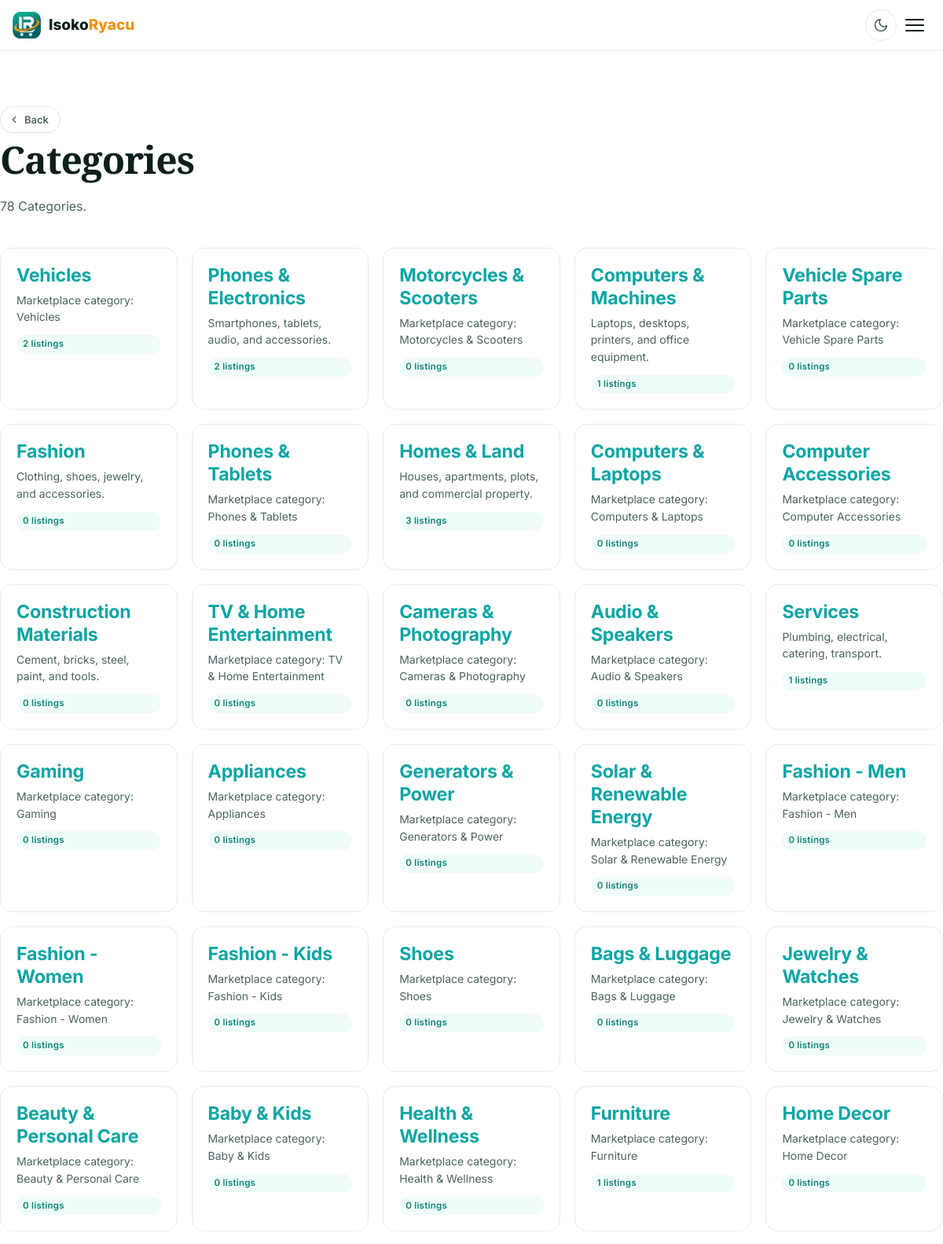
Page /pages/categories.php (upper part) on the committed database.
### tables this page shows
CREATE TABLE categories (
    id              INT UNSIGNED AUTO_INCREMENT PRIMARY KEY,
    name            VARCHAR(120)  NOT NULL,
    slug            VARCHAR(160)  NOT NULL UNIQUE,
    name_key        VARCHAR(80)   NULL,              
    icon            VARCHAR(60)   NULL,              
    image_path      VARCHAR(255)  NULL,
    description     TEXT          NULL,
    parent_id       INT UNSIGNED  NULL,              
    display_order   INT           NOT NULL DEFAULT 0,
    is_active       TINYINT(1)    NOT NULL DEFAULT 1,
    created_at      TIMESTAMP     DEFAULT CURRENT_TIMESTAMP,
    CONSTRAINT fk_cat_parent FOREIGN KEY (parent_id) REFERENCES categories(id) ON DELETE SET NULL,
    INDEX idx_cat_slug (slug),
    INDEX idx_cat_parent (parent_id),
    INDEX idx_cat_active (is_active)
);

### includes/i18n.php (called while the page is built, shortened)
<?php
require_once __DIR__ . '/functions.php';
function available_langs(): array
{
    return [
        'en' => ['name' => 'English',     'flag' => '🇬🇧', 'native' => 'English',     'file' => __DIR__ . '/../lang/en.php'],
        'rw' => ['name' => 'Kinyarwanda', 'flag' => '🇷🇼', 'native' => 'Kinyarwanda', 'file' => __DIR__ . '/../lang/rw.php'],
        'fr' => ['name' => 'Français',    'flag' => '🇫🇷', 'native' => 'Français',    'file' => __DIR__ . '/../lang/fr.php'],
        'sw' => ['name' => 'Kiswahili',  'flag' => '🇹🇿', 'native' => 'Kiswahili',  'file' => __DIR__ . '/../lang/sw.php'],
    ];
}
function current_lang(): string
{
    static $cached = null;
    if ($cached !== null) return $cached;
    if (!empty($_SERVER['HTTP_ACCEPT_LANGUAGE'])) {
        $pref = strtolower(substr($_SERVER['HTTP_ACCEPT_LANGUAGE'], 0, 2));
        $map = ['en' => 'en', 'rw' => 'rw', 'fr' => 'fr', 'sw' => 'sw'];
        if (isset($map[$pref])) {
            return $cached = $map[$pref];
        }
    }
    return $cached = DEFAULT_LANG;
}
function _load_translations(): array
{
    static $cache = [];
    $lang = current_lang();
    if (isset($cache[$lang])) return $cache[$lang];
    $file = available_langs()[$lang]['file'];
    $cache[$lang] = include $file;
    return $cache[$lang];
}
function t(string $key, array $params = []): string
{
    static $enCache = null;
    $translations = _load_translations();
    $value = $translations[$key] ?? null;
    if ($value === null) {
        if ($enCache === null) {
            $enFile = available_langs()[DEFAULT_LANG]['file'];
            $enCache = file_exists($enFile) ? (include $enFile) : [];
        }
        $value = $enCache[$key] ?? null;
    }
    if ($value === null) return $key;
    return (string) $value;
}
function t_category(?string $nameKey, string $fallbackName = ''): string
{
    $translated = t($nameKey);
    return $translated === $nameKey ? $fallbackName : $translated;
}

### config/database.php (called while the page is built, shortened)
<?php
function db(): PDO
{
    static $pdo = null;
    if ($pdo === null) {
        $dsn = sprintf(
            'mysql:host=%s;port=%d;dbname=%s;charset=%s',
            DB_HOST,
            DB_PORT,
            DB_NAME,
            DB_CHARSET
        );
        $options = [
            PDO::MYSQL_ATTR_SSL_VERIFY_SERVER_CERT => false,
            PDO::ATTR_ERRMODE            => PDO::ERRMODE_EXCEPTION,
            PDO::ATTR_DEFAULT_FETCH_MODE => PDO::FETCH_ASSOC,
            PDO::ATTR_EMULATE_PREPARES   => false,
            PDO::ATTR_PERSISTENT         => false,
        ];
        try {
            $pdo = new PDO($dsn, DB_USER, DB_PASS, $options);
        } catch (PDOException $e) {
            if (APP_DEBUG) {
                http_response_code(500);
                die('Database connection failed: ' . htmlspecialchars($e->getMessage()));
            }
            http_response_code(500);
            die('We are unable to reach the database right now. Please try again later.');
        }
    }
    return $pdo;
}

### pages/categories.php (the view, shortened to what this page needs)
<?php
require_once __DIR__ . '/../includes/functions.php';
require_once __DIR__ . '/../config/database.php';
$catStmt = db()->query(
    'SELECT c.id, c.name, c.name_key, c.slug, c.description,
            (SELECT COUNT(*) FROM listings l WHERE l.category_id = c.id AND l.status = "active") AS count
     FROM categories c
     WHERE c.parent_id IS NULL AND c.is_active = 1
     ORDER BY c.display_order'
);
$cats = $catStmt->fetchAll();
require_once __DIR__ . '/../includes/header.php';
?>
<div class="container section">
    <div style="margin:14px 0 4px;">
        <?php echo back_button(APP_URL . '/', t('buttons.back'), 'solid'); ?>
    </div>
    <div class="section__head">
        <div>
            <h1 class="section__title"><?php echo e(t('nav.categories')); ?></h1>
            <p class="section__sub"><?php echo count($cats); ?> <?php echo e(t('nav.categories')); ?>.</p>
        </div>
    </div>
    <div class="grid grid--3 grid--auto">
        <?php foreach ($cats as $cat): ?>
            <a class="card card--hover" href="<?php echo APP_URL; ?>/pages/category.php?slug=<?php echo e($cat['slug']); ?>" style="display:flex;flex-direction:column;gap:6px;">
                <h3 style="margin:0;"><?php echo e(t_category($cat['name_key'] ?? null, $cat['name'])); ?></h3>
                <p class="text-soft" style="font-size:14px;margin:0;"><?php echo e($cat['description']); ?></p>
                <span class="badge badge--brand" style="margin-top:6px;"><?php echo (int)$cat['count']; ?> <?php echo e(t('common.listings')); ?></span>
            </a>
        <?php endforeach; ?>
    </div>
</div>
<?php require_once __DIR__ . '/../includes/footer.php'; ?>

### assets/css/style.css (style rules this page uses)
:root { --brand-50: #effcf9; --brand-100: #d2f5ec; --brand-200: #a8ead9; --brand-300: #6fd8c0; --brand-400: #3fc2a5; --brand-500: #14a594; --brand-600: #0ea5a4; --brand-700: #0c8478; --brand-800: #0f6961; --brand-900: #134a47; --accent-400: #f5b54a; --accent-500: #ec9416; --accent-600: #c4730a; --bg: #ffffff; --bg-soft: #f6f8f9; --bg-card: #ffffff; --bg-elev: #ffffff; --border: #e7ebec; --border-strong: #d2d8da; --text: #0d1f1d; --text-soft: #496461; --text-mute: #7c8f8d; --text-invert: #ffffff; --shadow-sm: 0 1px 2px rgba(15, 41, 38, 0.05); --shadow: 0 4px 14px rgba(15, 41, 38, 0.08); --shadow-md: 0 8px 22px rgba(15, 41, 38, 0.10); --shadow-lg: 0 20px 50px rgba(15, 41, 38, 0.14); --radius-sm: 6px; --radius: 10px; --radius-lg: 16px; --radius-xl: 24px; --space: 8px; --maxw: 1200px; --font-sans: 'Inter', 'Segoe UI', system-ui, -apple-system, 'Helvetica Neue', 'Noto Sans', sans-serif; --font-serif: 'Playfair Display', Georgia, 'Times New Roman', serif; --font-script: 'Caveat', 'Segoe Script', cursive; --transition: 180ms cubic-bezier(.4,.0,.2,1); }
*, *::before, *::after { box-sizing: border-box; }
html { -webkit-text-size-adjust: 100%; scroll-behavior: smooth; }
body { margin: 0; background: var(--bg); color: var(--text); font-family: var(--font-sans); font-size: 16px; line-height: 1.55; -webkit-font-smoothing: antialiased; -moz-osx-font-smoothing: grayscale; transition: background var(--transition), color var(--transition); }
h1, h2, h3, h4, h5 { margin: 0 0 .35em; line-height: 1.25; font-weight: 700; letter-spacing: -.01em; }
h1 { font-size: clamp(1.9rem, 4vw, 3rem); }
h3 { font-size: clamp(1.15rem, 2vw, 1.45rem); }
p { margin: 0 0 1em; }
a { color: var(--brand-600); text-decoration: none; transition: color var(--transition); }
.container { width: 100%; max-width: var(--maxw); margin: 0 auto; padding: 0 20px; }
.section { padding: 56px 0; }
.section__head { display: flex; align-items: flex-end; justify-content: space-between; gap: 12px; margin-bottom: 24px; flex-wrap: wrap; }
.section__title { font-family: var(--font-serif); font-weight: 700; letter-spacing: -.02em; }
.section__sub { color: var(--text-soft); margin-top: 6px; max-width: 60ch; }
.grid { display: grid; gap: 18px; }
.grid--3 { grid-template-columns: repeat(3, 1fr); }
.grid--auto { grid-template-columns: repeat(auto-fill, minmax(220px, 1fr)); }
.text-soft { color: var(--text-soft); }

### rows in the picture
categories: name "Vehicles", description "Marketplace category: Vehicles", count "2"
categories: name "Phones & Electronics", description "Smartphones, tablets, audio, and accessories.", count "2"
categories: name "Motorcycles & Scooters", description "Marketplace category: Motorcycles & Scooters", count "0"
categories: name "Computers & Machines", description "Laptops, desktops, printers, and office equipment.", count "1"
categories: name "Vehicle Spare Parts", description "Marketplace category: Vehicle Spare Parts", count "0"
categories: name "Fashion", description "Clothing, shoes, jewelry, and accessories.", count "0"
categories: name "Phones & Tablets", description "Marketplace category: Phones & Tablets", count "0"
categories: name "Homes & Land", description "Houses, apartments, plots, and commercial property.", count "3"
categories: name "Computers & Laptops", description "Marketplace category: Computers & Laptops", count "0"
categories: name "Computer Accessories", description "Marketplace category: Computer Accessories", count "0"
categories: name "Construction Materials", description "Cement, bricks, steel, paint, and tools.", count "0"
categories: name "TV & Home Entertainment", description "Marketplace category: TV & Home Entertainment", count "0"
categories: name "Cameras & Photography", description "Marketplace category: Cameras & Photography", count "0"
categories: name "Audio & Speakers", description "Marketplace category: Audio & Speakers", count "0"
categories: name "Services", description "Plumbing, electrical, catering, transport.", count "1"
categories: name "Gaming", description "Marketplace category: Gaming", count "0"
categories: name "Appliances", description "Marketplace category: Appliances", count "0"
categories: name "Generators & Power", description "Marketplace category: Generators & Power", count "0"
categories: name "Solar & Renewable Energy", description "Marketplace category: Solar & Renewable Energy", count "0"
categories: name "Fashion - Men", description "Marketplace category: Fashion - Men", count "0"
categories: name "Fashion - Women", description "Marketplace category: Fashion - Women", count "0"
categories: name "Fashion - Kids", description "Marketplace category: Fashion - Kids", count "0"
categories: name "Shoes", description "Marketplace category: Shoes", count "0"
categories: name "Bags & Luggage", description "Marketplace category: Bags & Luggage", count "0"
categories: name "Jewelry & Watches", description "Marketplace category: Jewelry & Watches", count "0"
categories: name "Beauty & Personal Care", description "Marketplace category: Beauty & Personal Care", count "0"
categories: name "Baby & Kids", description "Marketplace category: Baby & Kids", count "0"
categories: name "Health & Wellness", description "Marketplace category: Health & Wellness", count "0"
categories: name "Furniture", description "Marketplace category: Furniture", count "1"
categories: name "Home Decor", description "Marketplace category: Home Decor", count "0"

### other values in the picture
$label "Back"
t('nav.categories') "Categories"
count($cats) "78"
